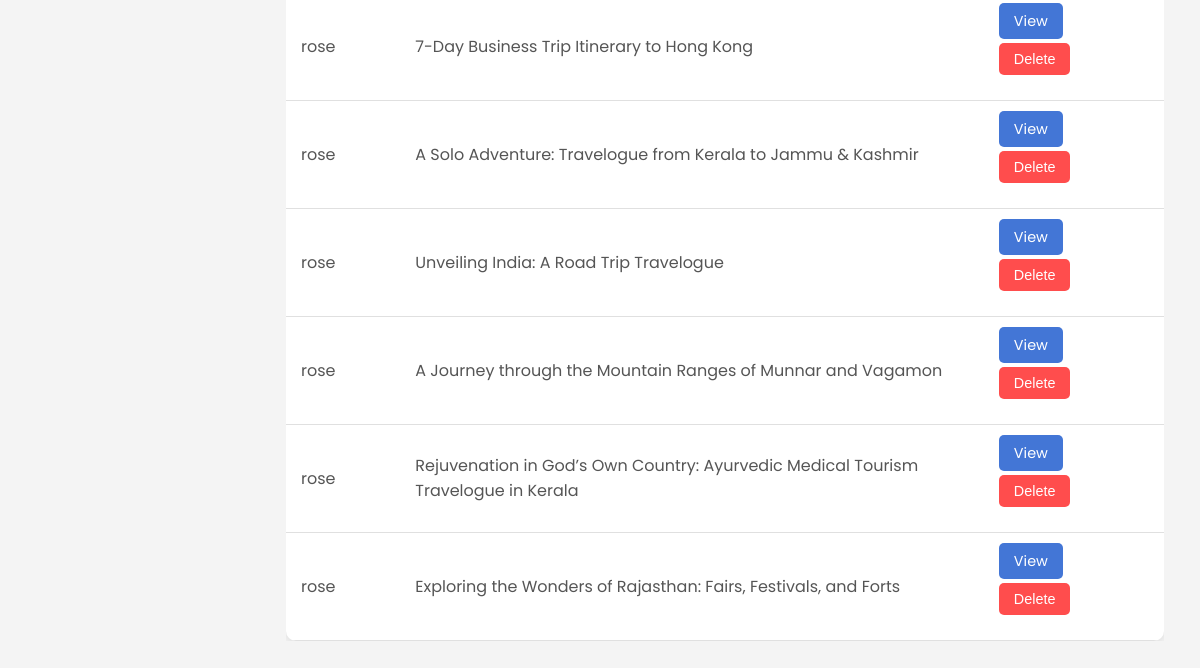
The app's page /posts_admin (lower part), older data.
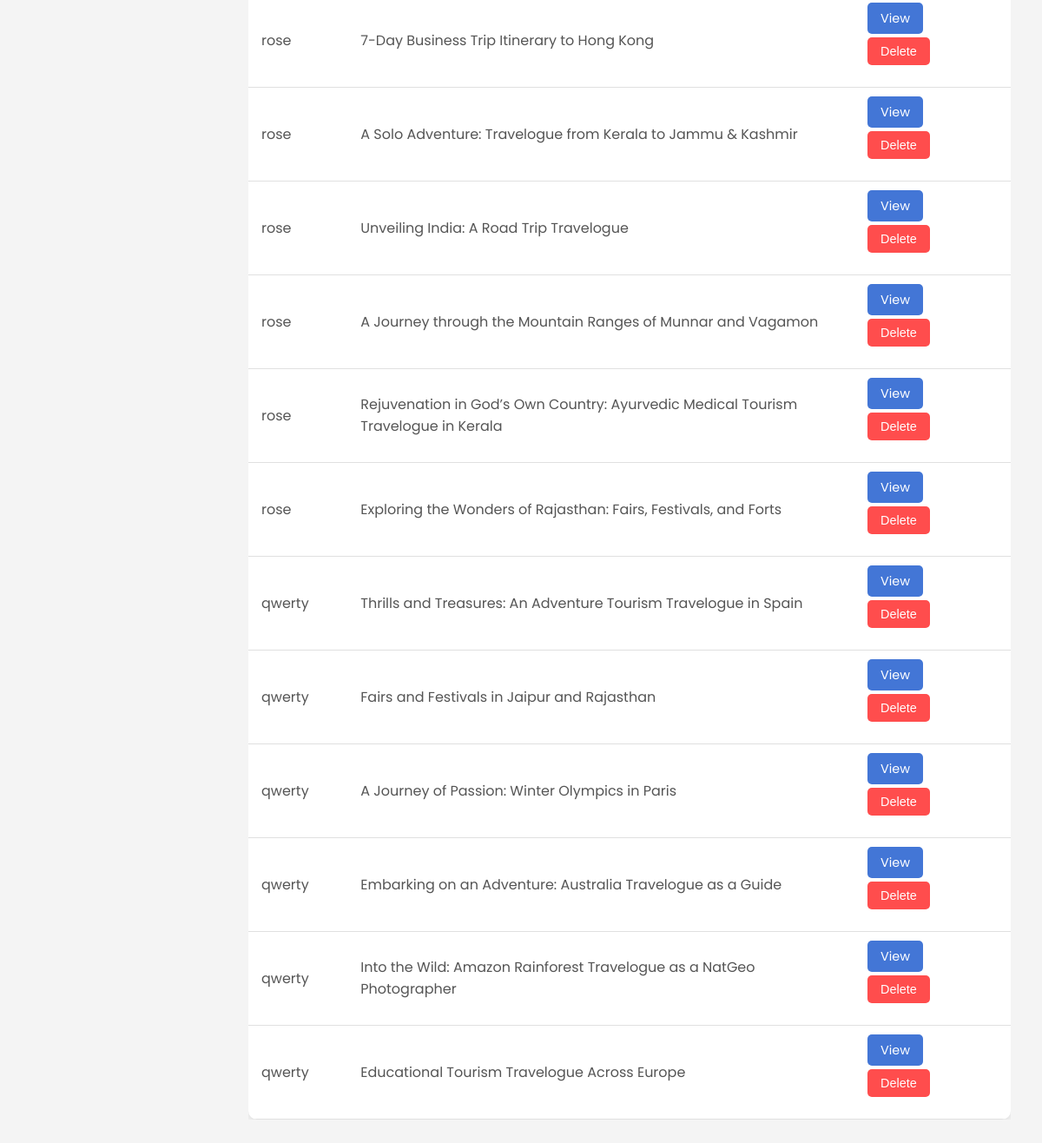
The same page, newer data.
### app/models.py (models this page shows, shortened)
class SearchableMixin(object):
    @classmethod
    def before_commit(cls, session):
        session._changes = {
            'add': list(session.new),
            'update': list(session.dirty),
            'delete': list(session.deleted)
        }

class User(db.Model, UserMixin, SearchableMixin):
    __tablename__ = 'user'
    __searchable__ = ['username', 'email']
    id = db.Column(db.Integer, primary_key=True)
    username = db.Column(db.String(80), unique=True, nullable=False)
    password = db.Column(db.String(80), nullable=False)
    email = db.Column(db.String(120), unique=True, nullable=False)
    phone_number = db.Column(db.Integer, unique=True, nullable=False)
    profile_pic = db.Column(db.String(120), nullable=False, default='profile.jpg')

class Post(db.Model, SearchableMixin):
    __tablename__ = 'post'
    __searchable__ = ['title', 'location', 'category', 'content']
    id = db.Column(db.Integer, primary_key=True)
    title = db.Column(db.String(255), nullable=True)
    location = db.Column(db.String(255), nullable=True)
    category = db.Column(db.String(255), nullable=True)
    duration = db.Column(db.String(255), nullable=True)
    tips = db.Column(db.String(255), nullable=True)
    user_id = db.Column(db.Integer, db.ForeignKey('user.id'), nullable=True)
    status=db.Column(db.String, nullable=False, default='draft')
    content = db.Column(db.String, nullable=False)
    flagged = db.Column(db.Boolean, nullable=False,default=False)
    sexuality = db.Column(db.String(255), nullable=False,default=False)
    violence = db.Column(db.String(255), nullable=False,default=False)
    harassment = db.Column(db.String(255), nullable=False,default=False)
    illicit = db.Column(db.String(255), nullable=False,default=False)
    self_harm = db.Column(db.String(255), nullable=False,default=False)
    hate = db.Column(db.String(255), nullable=False,default=False)

### app/admin_routes.py (the view)
@app.route('/posts_admin')
def posts_admin():
    posts = (
        db.session.query(User, Post)
        .join(Post, User.id == Post.user_id)
        .filter(Post.status != 'flagged')  # Exclude trashed posts
        .all()
    )
    return render_template('adminPages/posts.html', posts=posts)

### app/templates/adminPages/posts.html (shortened to what this page needs)
{% extends 'adminPages/adminhome.html' %}
{% block head %}
    <link rel="stylesheet" href="{{ url_for('static', filename='css/admin.css') }}">
    <link rel="stylesheet" href="{{ url_for('static', filename='css/posts_admin.css') }}">
{% endblock %}
{% block body %}
    <div class="users-page">
        <div class="users-table-container">
            <table class="users-table">
                <tbody>
                {% if posts %}
                    {% for user,post in posts %}
                    <tr>
                        <td>{{ user.username }}</td>
                        <td>{{ post.title }}</td>
                        <td>
                            <a href="{{ url_for('view_post', post_id=post.id) }}" class="action-btn">View</a>
                            <form action="{{ url_for('delete_admin', post_id=post.id) }}" method="post" style="display:inline;">
                                <button type="submit" class="action-btn delete-btn">Delete</button>
                            </form>
                        </td>
                    </tr>
                    {% endfor %}
                {% else %}
                     <tr>
                        <td>No results found</td>
                    </tr>
                {% endif %}
                </tbody>
            </table>
        </div>
    </div>
{% endblock %}

### app/templates/adminPages/adminhome.html (shortened to what this page needs)
<!DOCTYPE html>
<html lang="en">
<head>
    <link rel="stylesheet" href="static/css/admin.css">
    {% block head %}{% endblock %}
</head>
<body>
    <main>
        {% block body %}{% endblock %}
    </main>
</body>
</html>

### app/static/css/admin.css (style rules this page uses)
body { font-family: 'Poppins', sans-serif; margin: 0; padding: 0; background-color: #f4f4f4; }
main { margin-left: 250px; padding: 1rem; transition: margin-left 0.3s; }

### app/static/css/posts_admin.css (style rules this page uses)
.users-page { padding: 20px; }
.users-table-container { overflow-x: auto; }
.users-table { width: 100%; border-collapse: collapse; background-color: #ffffff; box-shadow: 0 2px 8px rgba(0, 0, 0, 0.1); border-radius: 10px; overflow: hidden; }
.delete-btn { background-color: #ff4d4d; }

Row changes from the older to the newer data that the page shows:
now on this page (row edited): User: username "qwerty", title "Thrills and Treasures: An Adventure Tourism Travelogue in Spain", title "Fairs and Festivals in Jaipur and Rajasthan", title "A Journey of Passion: Winter Olympics in Paris", title "Embarking on an Adventure: Australia Travelogue as a Guide", title "Into the Wild: Amazon Rainforest Travelogue as a NatGeo Photographer", title "Educational Tourism Travelogue Across Europe"
